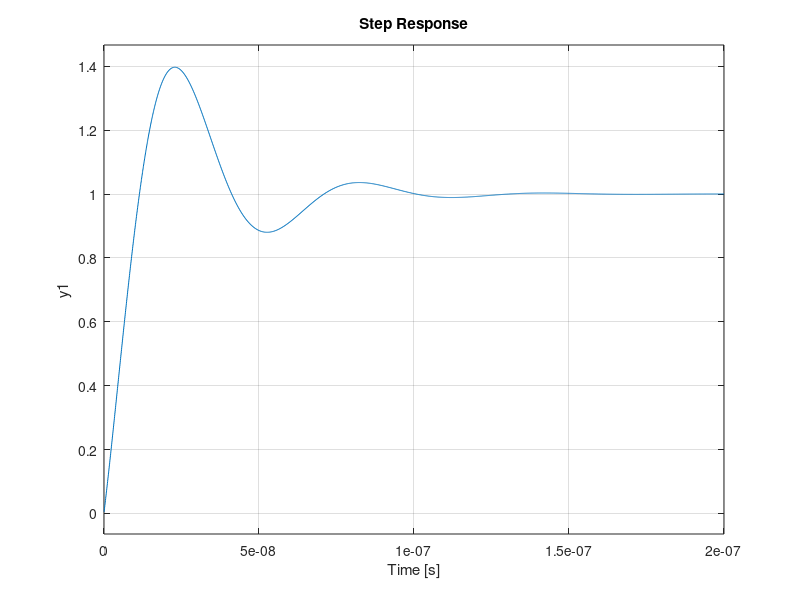

Reproduce this figure in MATLAB. (Note: this script raises an error after producing the figure.)
clear all
%close all

fs = 16e9; %GHz
Ts = 1/fs;
z = tf('z', Ts);

%%
L = 100000; % Simulation Length
t = [0:L-1].*Ts;

% System modelling
Kp = .005;
Ki = Kp/100;

H0 = Kp + Ki*z/(z-1);
NCO = z/(z-1);
H = feedback(H0*NCO,z^-0);

%% Step response
figure
step(H)

%% Ramp response
figure
step(H*z/(z-1))
hold all
step(z/(z-1))


% %%
figure
pzmap(H)

%%
figure
bode(H)
hold all
